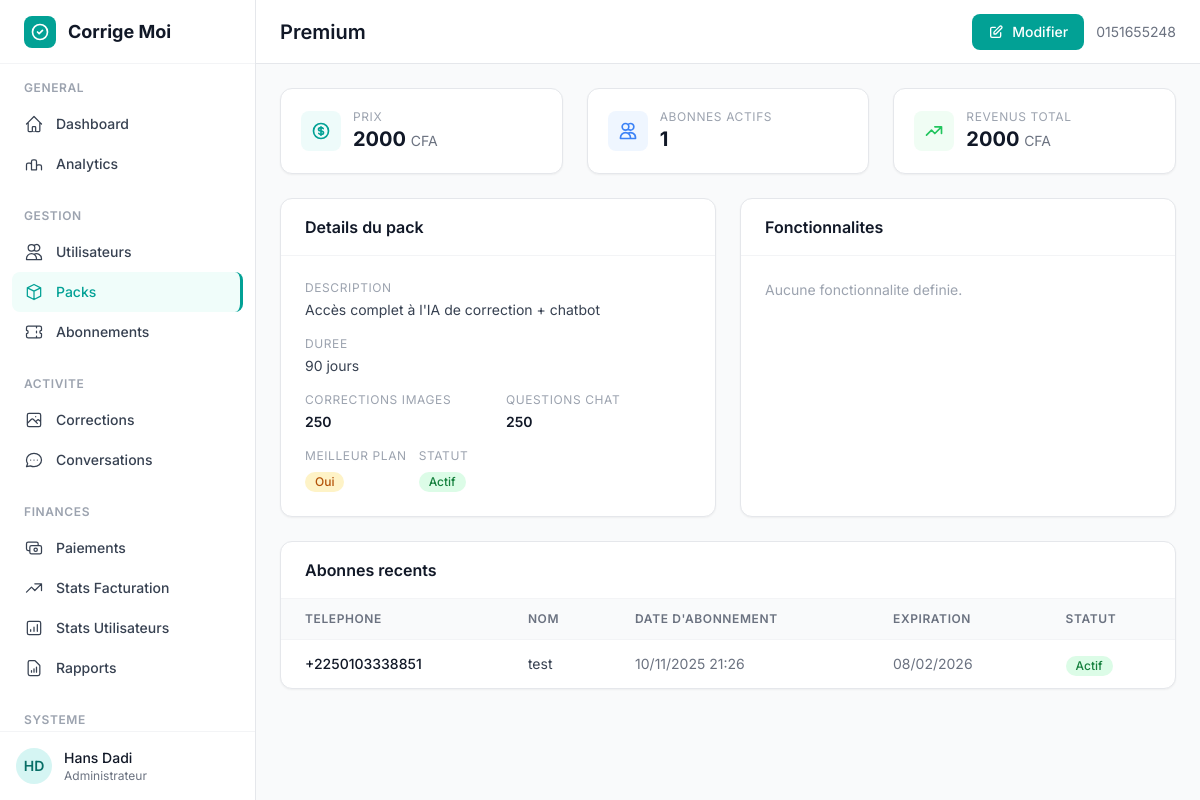
The app's page /custom-admin/pack/2/ (signed in), older data.
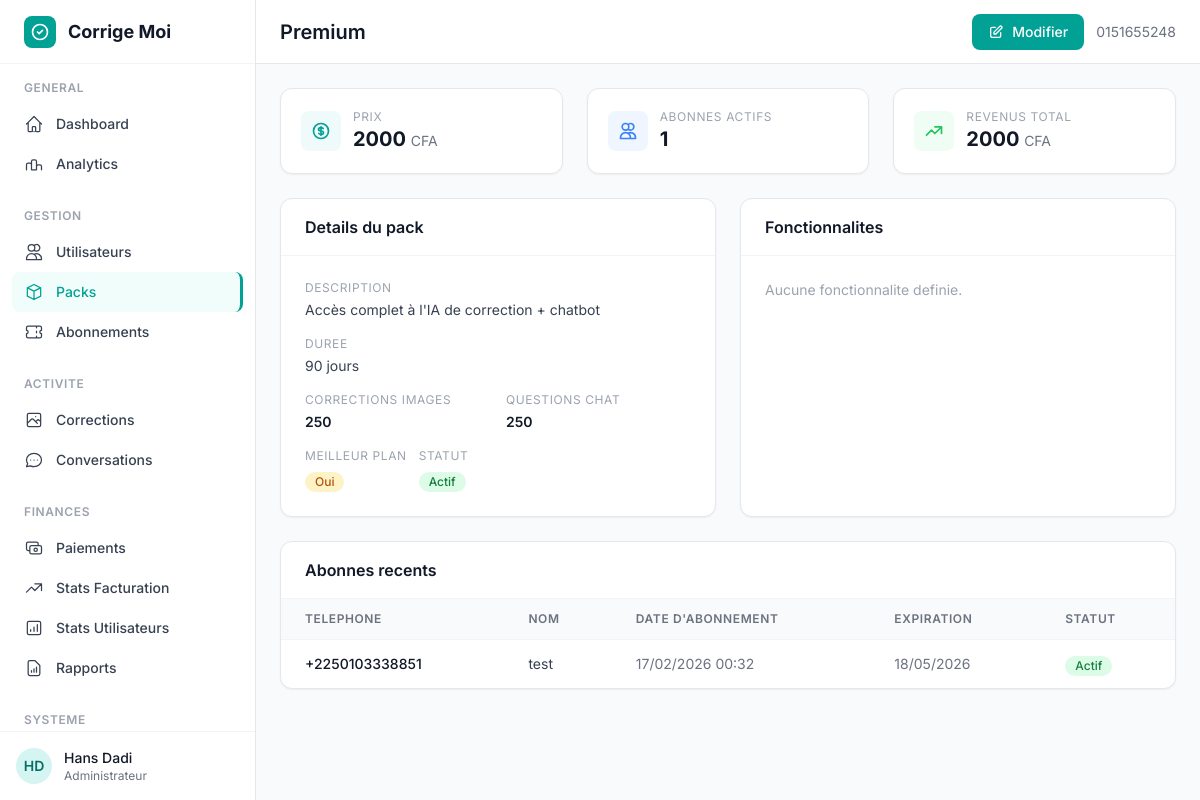
The same page, newer data.
### subscriptions/models.py (models this page shows, shortened)
class Subscription(models.Model):
    user = models.ForeignKey(
        User, on_delete=models.CASCADE, related_name="subscriptions"
    )
    pack = models.ForeignKey(Pack, on_delete=models.CASCADE, related_name="subscriptions")
    token = models.UUIDField(default=uuid.uuid4, editable=False, unique=True)
    api_key = models.CharField(max_length=100, unique=True, default=generate_api_key)
    image_corrections_remaining = models.PositiveIntegerField(default=0)
    chat_questions_remaining = models.PositiveIntegerField(default=0)
    is_active = models.BooleanField(default=True)
    created_at = models.DateTimeField(auto_now_add=True)
    expires_at = models.DateTimeField(null=True, blank=True)
    class Meta:
        pass

### authentification/models.py (models this page shows, shortened)
class CustomUser(AbstractBaseUser, PermissionsMixin):
    phone_number = models.CharField(
        max_length=15,
        unique=True,
        error_messages={
            'unique': _("Un utilisateur avec ce numéro de téléphone existe déjà.")
        }
    )
    email = models.EmailField(blank=True, null=True)
    first_name = models.CharField(max_length=50)
    last_name = models.CharField(max_length=50)
    is_active = models.BooleanField(default=True)
    is_staff = models.BooleanField(default=False)
    is_verified = models.BooleanField(default=False)
    country = models.CharField(max_length=100, blank=True, null=True)
    school_level = models.CharField(max_length=100, blank=True, null=True)
    institution = models.CharField(max_length=200, blank=True, null=True)
    age = models.PositiveIntegerField(blank=True, null=True)
    date_joined = models.DateTimeField(default=timezone.now)
    USERNAME_FIELD = 'phone_number'
    REQUIRED_FIELDS = ['first_name', 'last_name']
    objects = CustomUserManager()

### custom_admin/views.py (the view)
# urls.py: path('pack/<int:pack_id>/', views.admin_pack_detail, name='pack_detail'),
@login_required
def admin_pack_detail(request, pack_id):
    pack = get_object_or_404(Pack, id=pack_id)
    subscribers = pack.subscriptions.filter(is_active=True).count()
    total_revenue = Transaction.objects.filter(
        pack=pack, transaction_type='subscription'
    ).aggregate(total=Sum('price_paid'))['total'] or 0
    recent_subs = pack.subscriptions.select_related('user').order_by('-created_at')[:10]
    context = {
        'pack': pack,
        'subscribers': subscribers,
        'total_revenue': int(total_revenue),
        'recent_subs': recent_subs,
    }
    return render(request, 'custom_admin/admin/pack_detail.html', context)

### custom_admin/templates/custom_admin/admin/pack_detail.html (shortened to what the changed rows need)
{% extends "custom_admin/base_admin.html" %}
{% block page_title %}{{ pack.name }}{% endblock %}
{% block content %}
<div class="grid grid-cols-1 lg:grid-cols-2 gap-6 mb-6">
    <div class="bg-white rounded-xl border border-gray-200 shadow-sm">
        <div class="px-6 py-4 border-b border-gray-100">
            <h2 class="text-base font-semibold text-gray-900">Details du pack</h2>
        </div>
    </div>
    <div class="bg-white rounded-xl border border-gray-200 shadow-sm">
        <div class="px-6 py-4 border-b border-gray-100">
            <h2 class="text-base font-semibold text-gray-900">Fonctionnalites</h2>
        </div>
    </div>
</div>
<div class="bg-white rounded-xl border border-gray-200 shadow-sm">
    <div class="px-6 py-4 border-b border-gray-100">
        <h2 class="text-base font-semibold text-gray-900">Abonnes recents</h2>
    </div>
    <div class="overflow-x-auto">
        <table class="w-full">
            <thead>
                <tr class="bg-gray-50 border-b border-gray-100">
                    <th class="px-6 py-3 text-left text-xs font-semibold text-gray-500 uppercase tracking-wider">Telephone</th>
                    <th class="px-6 py-3 text-left text-xs font-semibold text-gray-500 uppercase tracking-wider">Nom</th>
                    <th class="px-6 py-3 text-left text-xs font-semibold text-gray-500 uppercase tracking-wider">Date d'abonnement</th>
                    <th class="px-6 py-3 text-left text-xs font-semibold text-gray-500 uppercase tracking-wider">Expiration</th>
                    <th class="px-6 py-3 text-left text-xs font-semibold text-gray-500 uppercase tracking-wider">Statut</th>
                </tr>
            </thead>
            <tbody class="divide-y divide-gray-100">
                {% for sub in recent_subs %}
                <tr class="hover:bg-gray-50 transition-colors">
                    <td class="px-6 py-3 text-sm text-gray-900 font-medium">{{ sub.user.phone_number }}</td>
                    <td class="px-6 py-3 text-sm text-gray-700">{{ sub.user.first_name }}</td>
                    <td class="px-6 py-3 text-sm text-gray-500">{{ sub.created_at|date:"d/m/Y H:i" }}</td>
                    <td class="px-6 py-3 text-sm text-gray-500">{{ sub.expires_at|date:"d/m/Y"|default:"Illimite" }}</td>
                    <td class="px-6 py-3">
                        {% if sub.is_active %}
                        <span class="inline-flex items-center px-2.5 py-0.5 rounded-full text-xs font-medium bg-green-100 text-green-700">Actif</span>
                        {% else %}
                        <span class="inline-flex items-center px-2.5 py-0.5 rounded-full text-xs font-medium bg-red-100 text-red-700">Expire</span>
                        {% endif %}
                    </td>
                </tr>
                {% empty %}
                <tr>
                    <td colspan="5" class="px-6 py-8 text-center text-sm text-gray-400">Aucun abonne pour ce pack.</td>
                </tr>
                {% endfor %}
            </tbody>
        </table>
    </div>
</div>
{% endblock %}

Row changes from the older to the newer data that the page shows:
removed Subscription: user.phone_number "+2250103338851", user.first_name "test", created_at "10/11/2025 21:26", expires_at "08/02/2026", is_active "Actif"
added Subscription: user.phone_number "+2250103338851", user.first_name "test", created_at "17/02/2026 00:32", expires_at "18/05/2026", is_active "Actif"
